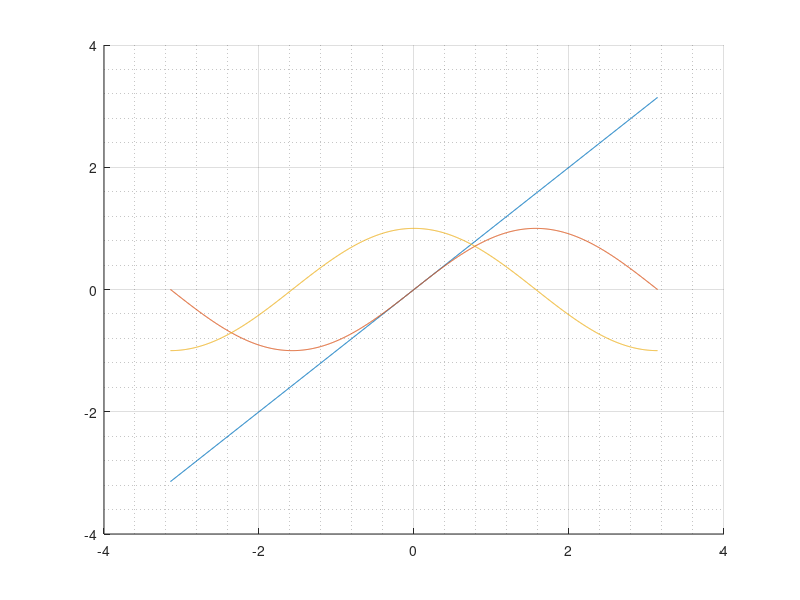

This chart was generated by the following MATLAB code:
clc;
clear all;
close all;

x = [-pi : pi/512 : pi];
circle = exp(1i*x);
angl = [];
t = [];

for c = circle
    t = [t, 2*atan(imag(c)/(real(c)+1))];
    angl = [angl, mod( 2 * atan(imag(c)/real(c)), pi)];
end

figure();
%plot(x, angl);
hold on;
plot(x, t);
plot(x, imag(circle));
plot(x, real(circle));
grid minor;
grid on;